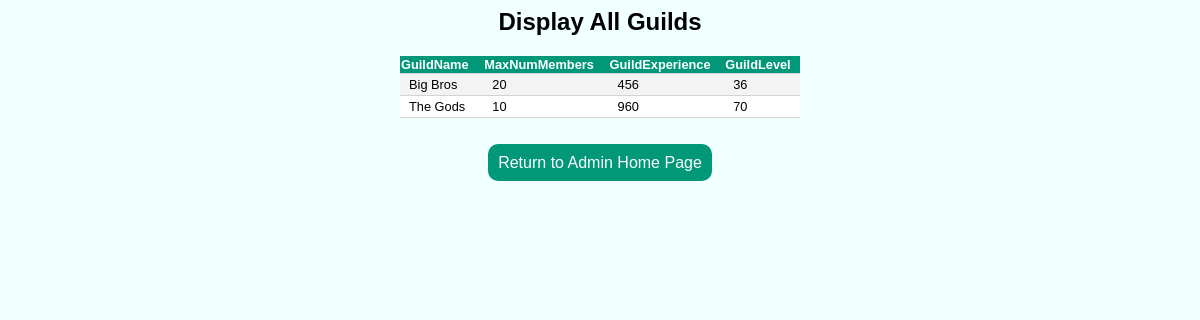
The page /displayGuilds.php on the database its author committed.
### tables this page shows
CREATE TABLE GUILD
(
	GuildName				CHAR(30) NOT NULL UNIQUE,
	MaxNumMembers			INTEGER DEFAULT 10,
    GuildExperience			INTEGER NOT NULL DEFAULT 0,
	GuildLevel				INTEGER NOT NULL DEFAULT 0,
    INDEX guild_name (GuildName),
    PRIMARY KEY (GuildName)
);

### www/displayGuilds.php (the view, shortened to what this page needs)
<html>
<head>
<link rel="stylesheet" href="tables.css">
<link rel="stylesheet" href="adminPages.css">
</head>
<body class="displayPage">
<h2>Display All Guilds</h2>
<?php
	require "guildQuestConfig.php";
	$mysqli = new mysqli($host, $user, $password, $dbname, $port);
	$stmt = $mysqli->prepare("SELECT * FROM GUILD");
	$stmt->execute();
	$result = $stmt->get_result();
?>
<table class="displayTable">
<tr>
<?php
        while($head = $result->fetch_field())
        {
                echo "<TH>";
                echo "$head->name";
                echo "</TH>";
        }
        echo "</TR>";
	if ($result)
	{
		while($row=$result->fetch_row())
		{
			echo "<tr>";
			for($i = 0; $i < $result->field_count; $i++)
			{
				echo "<td> $row[$i] </td>";
			}
			echo "</tr>";
		}
	}
?>
</table>
<br>
<br>
<a href = adminHome.php id="returnButton">Return to Admin Home Page</a>
<br>
<br>
</body>
</html>

### www/tables.css (style rules this page uses)
.displayTable { border-collapse:collapse; margin-left: auto; margin-right: auto; font-size: 0.8em; font-family: Monaco, Helvetica, sans-serif; min-width: 400px; }
.displayTable th { background-color: #009879; color: white; text-align:left; }
.displayTable tr { padding: 7px 9px; border-bottom: 1px solid lightgrey; background-color: white; }
.displayTable tr:nth-of-type(even) { background-color: #f3f3f3; }
.displayTable td { padding: 3px 9px; }
#returnButton { color: white; background-color: #009879; padding: 10px; text-decoration:none; border-radius: 10px; }

### www/adminPages.css (style rules this page uses)
.displayPage { font-family: monaco, Helvetica, sans-serif; background-color: Azure; text-align: center; }
#returnButton { color: white; background-color: #009879; padding: 10px; text-decoration:none; border-radius: 10px; }

### rows shown on the page
guild: GuildName "Big Bros", MaxNumMembers "20", GuildExperience "456", GuildLevel "36"
guild: GuildName "The Gods", MaxNumMembers "10", GuildExperience "960", GuildLevel "70"

### other values the page prints
$head->name "GuildName"
$head->name "MaxNumMembers"
$head->name "GuildExperience"
$head->name "GuildLevel"
